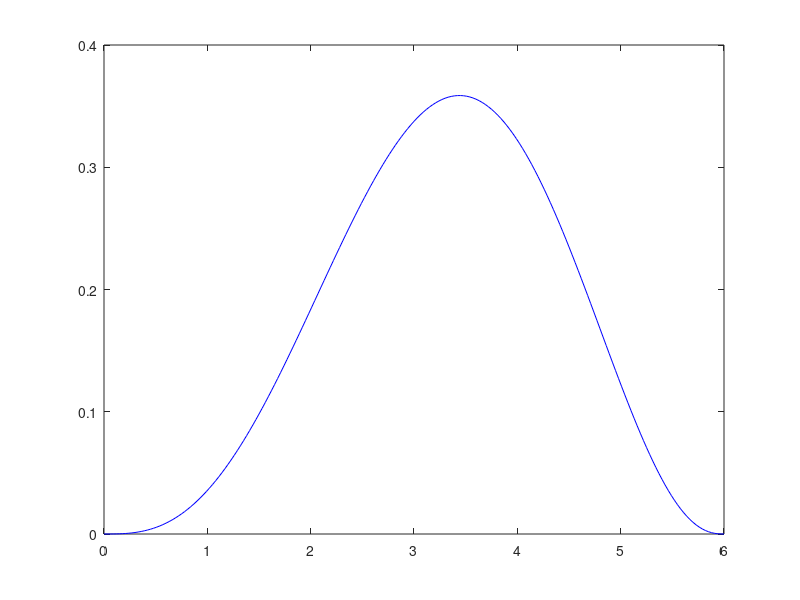

The MATLAB source for this figure: (Note: this script raises an error after producing the figure.)
%
% test_nball_cdf.m, (c) Matthew Roughan, 2012
%
% test the derived form of the n-ball CDF      
%         
%
%


R = 1/2;
R = 3;
dt = R/100;
t = 0:dt:2*R;

n = 4;
p = (n+1)/2;
q = 1/2;

% PDF 
x = 1 - t.^2 / (4*R^2);
g = n * t.^(n-1) .* betainc(x,p,q) / R^n;
figure(1)
hold off
plot(t, g, 'b-');
g2 = LinePickingPDF(t, 2, [n,R]);
hold on
plot(t, g2, 'r--');

% CDF
Gd = cumsum(g)*dt;
figure(2)
hold off
plot(t, Gd, 'b-');

G = 2^n * ( (t/(2*R)).^n .* betainc(x,p,q) ...
	    + betainc(1-x,q+n/2,p) * beta(q+n/2,p)/beta(p,q) ...
	  );
hold on
plot(t, G, 'r--');
G2 = LinePickingCDF(t, 2, [n,R]);
plot(t, G2, 'g:', 'linewidth', 3);

